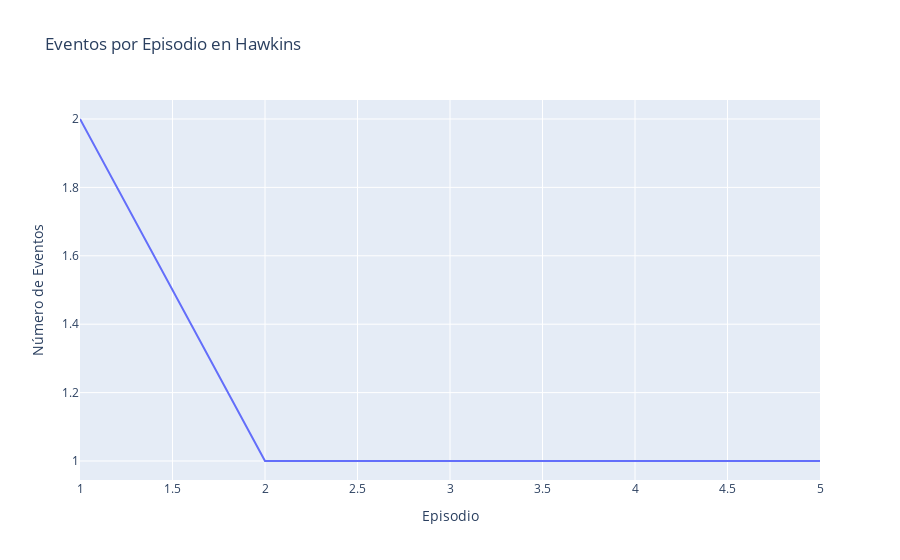

Write notebook code for a chart like this one.
### Code cell
# Gráfico de eventos por episodio
fig2 = px.line(eventos_por_episodio, x=eventos_por_episodio.index, y=eventos_por_episodio.values, title='Eventos por Episodio en Hawkins', labels={'index':'Episodio', 'y':'Número de Eventos'})
fig2.show()

### Figure 1 — Plotly figure (JSON) as saved in the notebook; plotly's stock layout.template omitted (floating-point values rounded to 4 significant figures)
{"data": [{"hovertemplate": "Episodio=%{x}<br>Número de Eventos=%{y}<extra></extra>", "legendgroup": "", "line": {"color": "#636efa", "dash": "solid"}, "marker": {"symbol": "circle"}, "mode": "lines", "name": "", "orientation": "v", "showlegend": false, "type": "scatter", "x": [1, 2, 3, 4, 5], "xaxis": "x", "y": [2, 1, 1, 1, 1], "yaxis": "y"}], "layout": {"legend": {"tracegroupgap": 0}, "title": {"text": "Eventos por Episodio en Hawkins"}, "xaxis": {"anchor": "y", "domain": [0, 1], "title": {"text": "Episodio"}}, "yaxis": {"anchor": "x", "domain": [0, 1], "title": {"text": "Número de Eventos"}}}}
